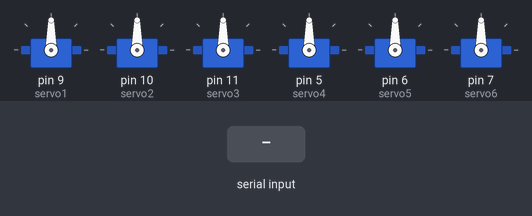
Simulated run of this sketch. Board: Arduino Uno, built with avr-gcc and run on an emulated ATmega328P. Shown: 6 × servo. The inputs (shaded band) are chosen by the test bench.

Above: at 1.2 s.
1.3 s: " \n" received over Serial
At 2.0 s:
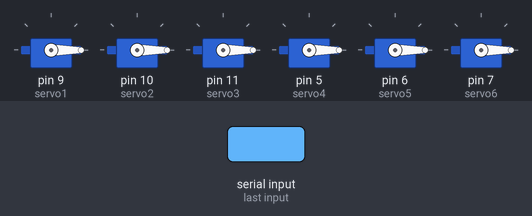
Timing chart, 0 to 4.3 s (numbered marks = the images above; inputs shaded):
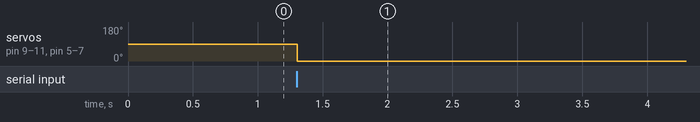

Measured:
- after the input at 1.3 s, servo on pin 9 (servo1), servo on pin 10 (servo2), servo on pin 11 (servo3), servo on pin 5 (servo4), servo on pin 6 (servo5), servo on pin 7 (servo6): 90° → 0° at once

The sketch:

arduino.ino
```cpp
#include <Servo.h>

Servo servo1, servo2, servo3, servo4, servo5, servo6;

void setup() {
  Serial.begin(9600);
  servo1.attach(9);  // Conectar el Servo 1 al pin 9
  servo2.attach(10); // Conectar el Servo 2 al pin 10
  servo3.attach(11); // Conectar el Servo 3 al pin 11
  servo4.attach(5);  // Conectar el Servo 4 al pin 5
  servo5.attach(6);  // Conectar el Servo 5 al pin 6
  servo6.attach(7);  // Conectar el Servo 6 al pin 7
}

void loop() {
  if (Serial.available()) {
    String input = Serial.readStringUntil('\n'); // Leer los datos enviados
    int s1 = getValue(input, 'S', 1);
    int s2 = getValue(input, 'S', 2);
    int s3 = getValue(input, 'S', 3);
    int s4 = getValue(input, 'S', 4);
    int s5 = getValue(input, 'S', 5);
    int s6 = getValue(input, 'S', 6);

    // Mover los servos a los ángulos recibidos
    servo1.write(s1);
    servo2.write(s2);
    servo3.write(s3);
    servo4.write(s4);
    servo5.write(s5);
    servo6.write(s6);
  }
}

int getValue(String data, char delimiter, int index) {
  int startIndex = data.indexOf(delimiter + String(index) + ":") + 3;
  int endIndex = data.indexOf(" ", startIndex);
  if (endIndex == -1) {  // Si es el último valor de la cadena
    endIndex = data.length();
  }
  return data.substring(startIndex, endIndex).toInt();  // Convertir a entero
}
```
